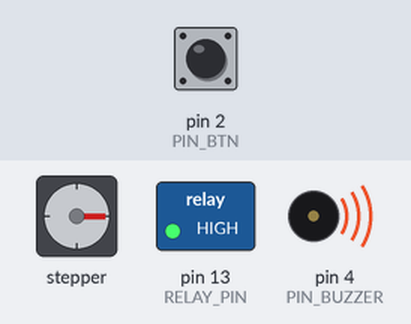
The program below on a simulated Arduino Uno, built with avr-gcc and run on an emulated ATmega328P. Parts: stepper motor, switched loads named in the program (green lamp = pin HIGH), buzzer (waves = sounding, pin HIGH). The inputs (shaded band) are chosen by the test bench; at power-on: pin 2 (PIN_BTN) HIGH. EEPROM starts erased; stepper angles assume 2048 steps per turn.

Above: at 21.4 s.
21.5 s: pin 2 (PIN_BTN) pulled LOW for 0.15 s
At 22.8 s:
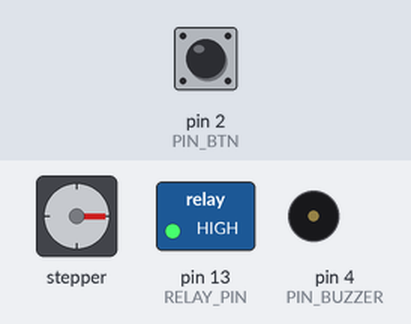
32.1 s: pin 2 (PIN_BTN) pulled LOW for 1 s
At 33.2 s:
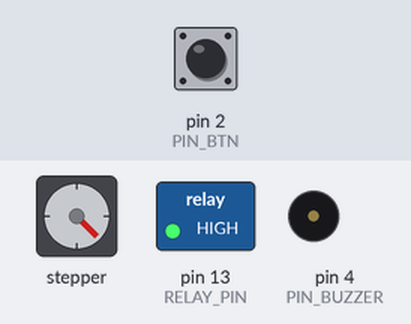
51.5 s: pin 2 (PIN_BTN) pulled LOW for 0.15 s
At 52.8 s:
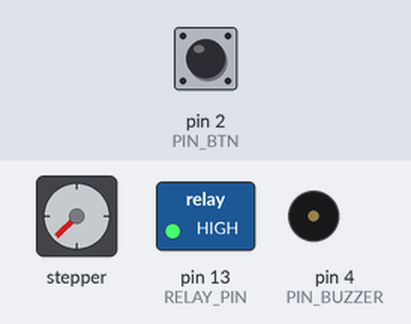
62.1 s: pin 2 (PIN_BTN) pulled LOW for 3.2 s
At 63.3 s:
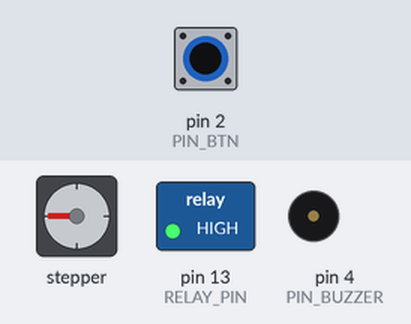
72.2 s: pin 2 (PIN_BTN) pulled LOW for 0.15 s
At 73.7 s:
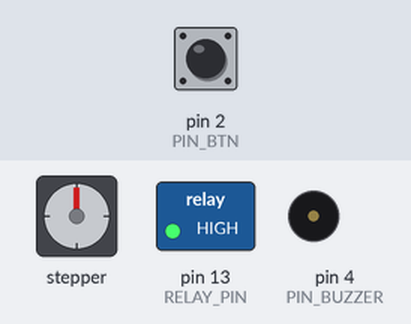
Timing chart, 0 to 114.7 s (numbered marks = the images above; inputs shaded):
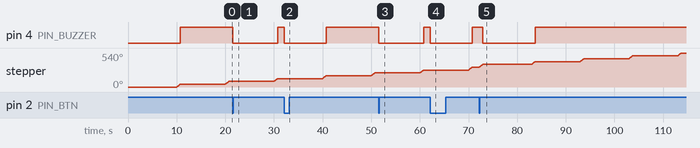

Measured:
- after the input at 21.5 s, pin 4 (PIN_BUZZER): HIGH → LOW at once, → HIGH 9.3 s later
- after the input at 32.1 s, pin 4 (PIN_BUZZER): HIGH → LOW at once, → HIGH 8.7 s later
- after the input at 51.5 s, pin 4 (PIN_BUZZER): HIGH → LOW at once, → HIGH 9.3 s later
- after the input at 62.1 s, pin 4 (PIN_BUZZER): HIGH → LOW at once, → HIGH 8.7 s later
- after the input at 72.2 s, pin 4 (PIN_BUZZER): HIGH → LOW after 0.76 s, → HIGH 10.8 s later; stepper: turns 45° clockwise in 0.74 s, repeating every 10.8 s
- by itself, stepper: turns 45° clockwise in 0.74 s, then 45° clockwise in 0.74 s

The program:

main.cpp
```cpp
#include <Stepper.h>
#include <Arduino.h>
#include <Scheduler.h>
#include "config.h"
#include <EEPROM.h>

// Pins entered in sequence IN1-IN3-IN2-IN4 for proper step sequence
Stepper myStepper = Stepper(STEPS_PER_REV_DEFAULT,
                            PIN_STEPPER_IN1,
                            PIN_STEPPER_IN3,
                            PIN_STEPPER_IN2,
                            PIN_STEPPER_IN4);

Scheduler scheduler;

int spinnerID, buzzerID;
int numRotations;

const int EE_ADDR = 0;  // where to store the int (uses 2 bytes on AVR)


void playBuzzer() {
  // alert user
  digitalWrite(PIN_BUZZER, HIGH);
}

void turnOffBuzzer() {
  digitalWrite(PIN_BUZZER, LOW);
}

// save an int to EEPROM
void saveInt(int value) {
  EEPROM.put(EE_ADDR, value);
}

// load an int from EEPROM
int loadInt() {
  int value;
  EEPROM.get(EE_ADDR, value);
  return value;
}

void stepMotor() {
  // test step 45 deg
  myStepper.step(STEPS_PER_REV_DEFAULT / 8);

  if (numRotations == 8) {
    numRotations = 1;
  } else {
    numRotations++;
  }

  saveInt(numRotations);
}

// Helpers to map ON/OFF to the module's polarity
inline void relayOn()  { digitalWrite(RELAY_PIN, RELAY_ACTIVE_LOW ? LOW  : HIGH); }
inline void relayOff() { digitalWrite(RELAY_PIN, RELAY_ACTIVE_LOW ? HIGH : LOW ); }

void setup() {
  myStepper.setSpeed(10);

  int savedRotations = loadInt();
  if (savedRotations > 8 || savedRotations < 1) {
    numRotations = 1;
  } else {
    numRotations = savedRotations;
  }


  spinnerID = scheduler.every(DISPENSE_DURATION_MS, stepMotor);
  buzzerID = scheduler.every(DISPENSE_DURATION_MS, playBuzzer);

  pinMode(RELAY_PIN, OUTPUT);
  pinMode(PIN_BTN, INPUT_PULLUP); // pullup when not pressed.
  pinMode(PIN_BUZZER, OUTPUT);

  // Make sure we're OFF at boot
  relayOff();
  delay(20);
  relayOn();
}


void loop() {
  scheduler.run();

  // turn off alarm
  if (digitalRead(PIN_BTN) == LOW) {
    turnOffBuzzer();
  }

  // on refill day
  if (numRotations % 8 == 0) {
    scheduler.setEnable(spinnerID, false);
    scheduler.setEnable(buzzerID, false);

    playBuzzer();

    // move back to square 1.
    if (digitalRead(PIN_BTN) == LOW) {
      stepMotor();

      turnOffBuzzer();

      scheduler.setEnable(spinnerID, true);
      scheduler.setEnable(buzzerID, true);
    }
  }

}
```

config.h
```cpp
#pragma once

// number of steps the stepper motor takes by default
constexpr long STEPS_PER_REV_DEFAULT = 2048;

// stepper motor pins from driver board
constexpr unsigned char PIN_STEPPER_IN1 = 8;
constexpr unsigned char PIN_STEPPER_IN2 = 9;
constexpr unsigned char PIN_STEPPER_IN3 = 10;
constexpr unsigned char PIN_STEPPER_IN4 = 11;

constexpr unsigned char RELAY_PIN = 13;
const bool RELAY_ACTIVE_LOW = false;

constexpr unsigned char PIN_BTN = 2;
constexpr unsigned char PIN_BUZZER = 4;

constexpr unsigned int DISPENSE_DURATION_MS = 10000;
```
